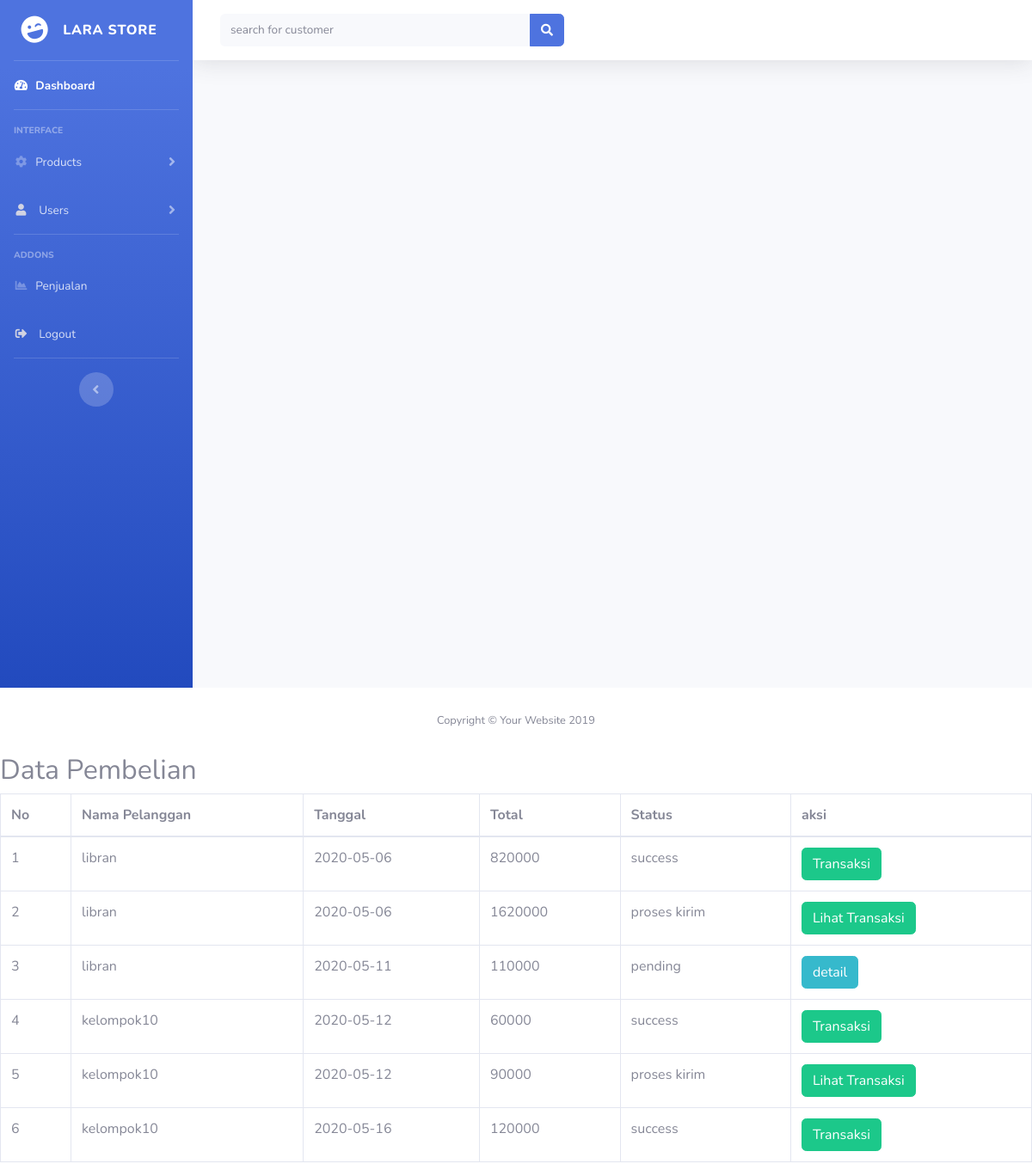
The page /Admin/pembelian.php (signed in) on the database its author committed.
### tables this page shows
CREATE TABLE `pembelian` (
  `id_pembelian` int(11) NOT NULL,
  `id_pelanggan` int(11) NOT NULL,
  `id_ongkir` int(11) NOT NULL,
  `tanggal_pembelian` date NOT NULL,
  `total_pembelian` int(11) NOT NULL,
  `nama_kota` varchar(90) NOT NULL,
  `tarif` int(11) NOT NULL,
  `alamat_pengiriman` varchar(80) NOT NULL,
  `status_pembelian` varchar(100) NOT NULL DEFAULT 'pending'
);

CREATE TABLE `pelanggan` (
  `id_pelanggan` int(11) NOT NULL,
  `nama_pelanggan` varchar(80) NOT NULL,
  `email_pelanggan` varchar(80) NOT NULL,
  `password_pelanggan` varchar(80) NOT NULL,
  `telepon_pelanggan` int(11) NOT NULL,
  `alamat` text NOT NULL
);

### Admin/pembelian.php (the view)
<?php
require_once 'index.php';
$produk = $koneksi-> query ("SELECT * FROM pembelian JOIN pelanggan ON pembelian. id_pelanggan = pelanggan.id_pelanggan");
?>
<h2>Data Pembelian</h2>
<table class="table table-bordered">
    <thead>
    <tr>
        <th>No</th>
        <th>Nama Pelanggan</th>
        <th>Tanggal</th>
        <th>Total</th>
        <th>Status</th>
        <th>aksi</th>
    </tr>
    </thead>
    <tbody>
    <?php $nomor=1; ?>
    <?php foreach ( $produk as $pecah ) :?>
        <tr>
        <td><?php echo $nomor  ?> </td>
            <td><?php echo $pecah['nama_pelanggan']; ?></td>
            <td><?php echo $pecah['tanggal_pembelian']; ?></td>
            <td><?php echo $pecah['total_pembelian']; ?></td>
            <td><?php echo $pecah['status_pembelian']; ?></td>
            <td>
                <?php if($pecah['status_pembelian']!== 'pending'):?>
                    <a href="index.php?halaman=pembayaran& id=<?php echo $pecah['id_pembelian'];?>"
                        class="btn btn-success">
                        <?php if($pecah['status_pembelian']== 'success'):?>
                        Transaksi
                        <?php else :?>
                        Lihat Transaksi
                        <?php endif?>
                        </a>
                    <?php else:?>
                            <a href="index.php?halaman=detail&id=<?php echo $pecah['id_pembelian'];?>"
                            class="btn btn-info"> detail</a>
           <?php endif?>
            </td>
        </tr>
        <?php $nomor++ ?>
<?php endforeach ?>
    </tbody>
</table>

### rows shown on the page
pembelian: id_pelanggan.nama_pelanggan "libran", tanggal_pembelian "2020-05-06", total_pembelian "820000", status_pembelian "success", shows "Transaksi"
pembelian: id_pelanggan.nama_pelanggan "libran", tanggal_pembelian "2020-05-06", total_pembelian "1620000", status_pembelian "proses kirim", shows "Lihat Transaksi"
pembelian: id_pelanggan.nama_pelanggan "libran", tanggal_pembelian "2020-05-11", total_pembelian "110000", status_pembelian "pending"
pembelian: id_pelanggan.nama_pelanggan "kelompok10", tanggal_pembelian "2020-05-12", total_pembelian "60000", status_pembelian "success", shows "Transaksi"
pembelian: id_pelanggan.nama_pelanggan "kelompok10", tanggal_pembelian "2020-05-12", total_pembelian "90000", status_pembelian "proses kirim", shows "Lihat Transaksi"
pembelian: id_pelanggan.nama_pelanggan "kelompok10", tanggal_pembelian "2020-05-16", total_pembelian "120000", status_pembelian "success", shows "Transaksi"
